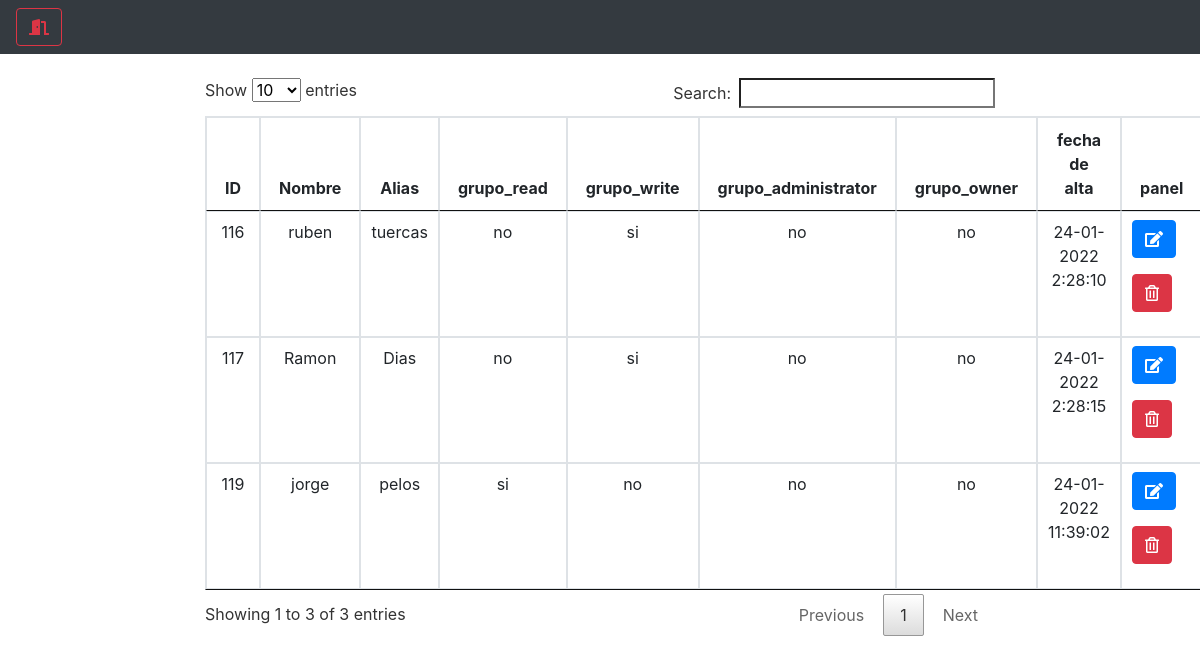
The app's page /tablau.php with its own data.
### tables this page shows
CREATE TABLE `perassi` (
  `usuario_id` int(11) NOT NULL,
  `usuario_nombre` varchar(15) NOT NULL,
  `alias` varchar(15) NOT NULL,
  `password` varchar(20) NOT NULL,
  `gr_read` text NOT NULL,
  `gr_write` text NOT NULL,
  `gr_administrator` text NOT NULL,
  `gr_owner` text NOT NULL,
  `fecha` varchar(20) NOT NULL
);

### tablau.php (the view)
<?php include("conexion.php"); ?>
<?php include("include/header.php");  ?>
<div class="conteiner mt-4">
  <div class="row d-flex justify-content-center">
    <div class="col-md-8   text-center">
      <table class="table table-bordered table-hover " id="tablaju" class="display">
        <thead>
          <tr>
            <th>ID</th>
            <th>Nombre</th>
            <th>Alias</th>
            <th>grupo_read</th>
            <th>grupo_write</th>
            <th>grupo_administrator</th>
            <th>grupo_owner</th>
            <th>fecha de alta</th>
            <th>panel</th>
          </tr>
        </thead>
        <tbody>
          <?php
          $query = "SELECT * FROM perassi";
          $result_list = mysqli_query($conexion, $query);
          while ($row = mysqli_fetch_array($result_list)) { ?>
            <tr>
              <td><?php echo $row['usuario_id']; ?></td>
              <td><?php echo $row['usuario_nombre']; ?></td>
              <td><?php echo $row['alias']; ?></td>
              <td><?php echo $row['gr_read']; ?></td>
              <td><?php echo $row['gr_write']; ?></td>
              <td><?php echo $row['gr_administrator']; ?></td>
              <td><?php echo $row['gr_owner']; ?></td>
              <td><?php echo $row['fecha']; ?></td>
              <td>
                <div class="input-group mb-3">
                  <div class="input-group-preped">
                    <a href="editu.php?id=<?php echo $row['usuario_id'] ?>" class="btn btn-primary">
                      <i class="fas fa-edit"></i>
                    </a>
                  </div>
                </div>
                <div class="input-group mb-3">
                  <div class="input-group-preped">
                    <a href="boraru.php?id=<?php echo $row['usuario_id'] ?>" class="btn btn-danger">
                      <i class="far fa-trash-alt"></i>
                    </a>
                  </div>
                </div>
              </td>
            </tr>
          <?php } ?>
        </tbody>
      </table>
    </div>
  </div>
</div>
<?php include("include/footer.php"); ?>

### include/header.php (shortened to what this page needs)
<!DOCTYPE html>
<html lang="en">
<head>
    <link rel="stylesheet" href="bootstrap/css/bootstrap.min.css">
<link rel="stylesheet" href="include/table/jquery.dataTables.min.css">
<link rel="stylesheet" href="https://use.fontawesome.com/releases/v5.13.1/css/all.css">
</head>
<body>
    <nav class="navbar navbar-expand-md navbar-dark bg-dark mp-3">
<div>
<a href="index.php" class="btn btn-outline-danger"><i class="fas fa-door-open"></i></a>
          </div>
    </nav>

### include/footer.php (shortened to what this page needs)
</body>
</html>

### records on screen
perassi: usuario_id "116", usuario_nombre "ruben", alias "tuercas", gr_read "no", gr_write "si", gr_administrator "no", gr_owner "no", fecha "24-01-2022 2:28:10"
perassi: usuario_id "117", usuario_nombre "Ramon", alias "Dias", gr_read "no", gr_write "si", gr_administrator "no", gr_owner "no", fecha "24-01-2022 2:28:15"
perassi: usuario_id "119", usuario_nombre "jorge", alias "pelos", gr_read "si", gr_write "no", gr_administrator "no", gr_owner "no", fecha "24-01-2022 11:39:02"
